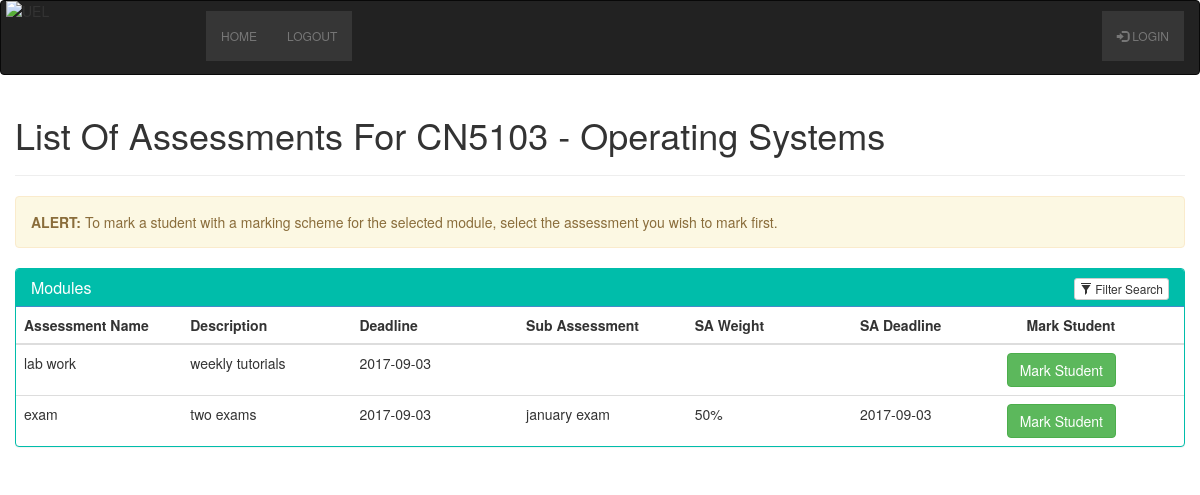
/assessment/admin/view-assessments-for-module.php?id=CN5103, run on the app's committed database.
### tables this page shows
CREATE TABLE `module` (
  `id` int(9) NOT NULL auto_increment,
  `module_code` varchar(7) NOT NULL,
  `module_name` varchar(50) NOT NULL,
  `module_leader` varchar(50) NOT NULL,
  `description` varchar(250) NOT NULL,
  `level` varchar(25) NOT NULL,
  `assessment1` varchar(50) NOT NULL,
  `assessment2` varchar(50) NOT NULL,
  `assessment3` varchar(50) NOT NULL,
  `lecturers_linked` varchar(250) NOT NULL,
  `engagement_points` varchar(500) NOT NULL,
  PRIMARY KEY  (`id`)
);

CREATE TABLE `assessment` (
  `assessment_code` int(9) NOT NULL auto_increment,
  `module_code` varchar(15) NOT NULL,
  `name` varchar(250) NOT NULL,
  `number_markers` varchar(9) NOT NULL,
  `marking_scheme` varchar(9) NOT NULL,
  `weighs` varchar(5) NOT NULL,
  `description` varchar(255) NOT NULL,
  `deadline` varchar(15) NOT NULL,
  `markers` varchar(250) NOT NULL,
  `sub_assessment` varchar(250) NOT NULL,
  `sub_assessment_description` varchar(250) NOT NULL,
  `sub_assessment_weight` varchar(250) NOT NULL,
  `sub_assessment_marking_scheme` varchar(25) NOT NULL,
  `sub_assessment_deadline` varchar(15) NOT NULL,
  PRIMARY KEY  (`assessment_code`)
);

### assessment/admin/view-assessments-for-module.php (the view, shortened to what this page needs)
<!DOCTYPE html>
<html>
  <?php
    include "../includes/header.php";
    include "../includes/admin-navbar.php";
    include "../db_handler.php";
  ?>
  <link rel="stylesheet" href="https://maxcdn.bootstrapcdn.com/bootstrap/3.3.7/css/bootstrap.min.css">
<head>
    <link rel="stylesheet" type="text/css" href="bootstrap/css/bootstrap.min.css"/>
</head>
<body>
<div class="container">
    <div class="row">
    	<h1>List Of Assessments For
        <?php
            $module = mysqli_real_escape_string($conn, $_GET['id']);
            $sql = "SELECT * FROM module WHERE module_code = '$module'";
            $result = mysqli_query($conn, $sql) or die(mysqli_error($conn));
                while($row = mysqli_fetch_array($result)) {
                  $mcode = $row['module_code'];
                  $mname = $row['module_name'];
            }
            echo $mcode . " - " . $mname;
        ?>
      </h1>
    	<hr>
      <div class="alert alert-warning" role="alert">
        <strong>ALERT: </strong> To mark a student with a marking scheme for the selected module, select the assessment you wish to mark first.
      </div>
        <div class="panel panel-primary filterable" style="border-color: #00bdaa;">
            <div class="panel-heading" style="background-color: #00bdaa;">
                <h3 class="panel-title">Modules</h3>
                <div class="pull-right">
                    <button class="btn btn-default btn-xs btn-filter"><span class="glyphicon glyphicon-filter"></span> Filter Search</button>
                </div>
            </div>
            <table class="table">
                <thead>
                    <tr class="filters">
                        <th><input type="text" class="form-control" placeholder="Assessment Name" disabled></th>
                        <th><input type="text" class="form-control" placeholder="Description" disabled></th>
                        <th><input type="text" class="form-control" placeholder="Deadline" disabled></th>
                        <th><input type="text" class="form-control" placeholder="Sub Assessment" disabled></th>
                        <th><input type="text" class="form-control" placeholder="SA Weight" disabled></th>
                        <th><input type="text" class="form-control" placeholder="SA Deadline" disabled></th>
                        <th><input type="text" class="form-control" placeholder="Mark Student" disabled></th>
                    </tr>
                </thead>
                <tbody>
                    <?php
                        $output = '';
                        if(isset($_POST["query"]))
                        {
                         $search = mysqli_real_escape_string($conn, $_POST["query"]);
                         $query = "
                          SELECT * FROM assessment
                          WHERE name LIKE '%".$search."%'
                          OR description LIKE '%".$search."%'
                          OR sub_assessment LIKE '%".$search."%'
                         ";
                        }
                        else
                        {
                          $mcode = mysqli_real_escape_string($conn, $_GET['id']);
                          $sql = "SELECT * FROM assessment WHERE module_code = '$mcode'";
                          $res = mysqli_query($conn, $sql);
                        }
                        while($row = mysqli_fetch_array($res)) {
                          $assessment = $row["assessment_code"];
                            $output .= '
                             <tr>
                              <td>'.$row["name"].'</td>
                              <td>'.$row["description"].'</td>
                              <td>'.$row["deadline"].'</td>
                              <td>'.$row["sub_assessment"].'</td>
                              <td>'.$row["sub_assessment_weight"].'</td>
                              <td>'.$row["sub_assessment_deadline"].'</td>
                                <td class="text-center">
                                  <button type="button" class="btn btn-success"><a href="marking-scheme-form.php?id=' . $assessment . '">Mark Student</a></button>
                                </td>
                              </tr>
                              </div>
                            ';
                          }
                        echo $output;
                    ?>
            </div>
</body>
</html>

### assessment/includes/admin-navbar.php (style rules this page uses)
div { display: block; }

### assessment/admin/view-assessments-for-module.php (style rules this page uses)
.filterable { margin-top: 15px; }
.filterable .panel-heading .pull-right { margin-top: -20px; }
.filterable .filters input[disabled] { background-color: transparent; border: none; cursor: auto; box-shadow: none; padding: 0; height: auto; }
button { margin-left: -80px; }
a { color: white; }

### data on the page
module: module_code "CN5103", module_name "Operating Systems"
assessment: name "lab work", description "weekly tutorials", deadline "2017-09-03"
assessment: name "exam", description "two exams", deadline "2017-09-03", sub_assessment "january exam", sub_assessment_weight "50%", sub_assessment_deadline "2017-09-03"

### other printed values
$name "HOME"
$name "LOGOUT"
